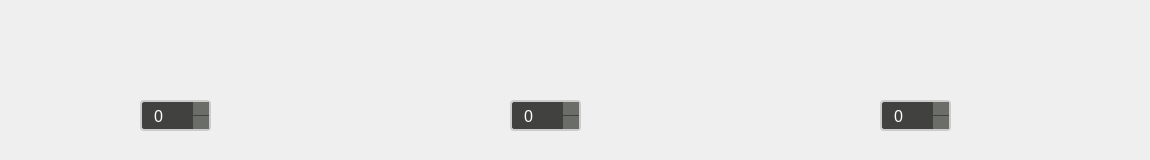
                 <widget class="QWidget" name="P2wglb1" native="true">
                  <property name="sizePolicy">
                   <sizepolicy hsizetype="Fixed" vsizetype="Fixed">
                    <horstretch>0</horstretch>
                    <verstretch>0</verstretch>
                   </sizepolicy>
                  </property>
                  <property name="minimumSize">
                   <size>
                    <width>1150</width>
                    <height>160</height>
                   </size>
                  </property>
                  <property name="styleSheet">
                   <string notr="true"/>
                  </property>
                  <widget class="QWidget" name="pwg1" native="true">
                   <property name="geometry">
                    <rect>
                     <x>10</x>
                     <y>20</y>
                     <width>120</width>
                     <height>120</height>
                    </rect>
                   </property>
                   <property name="styleSheet">
                    <string notr="true">border-radius:60px;
background-color: transparent;</string>
                   </property>
                  </widget>
                  <widget class="QWidget" name="pwg2" native="true">
                   <property name="geometry">
                    <rect>
                     <x>380</x>
                     <y>20</y>
                     <width>120</width>
                     <height>120</height>
                    </rect>
                   </property>
                   <property name="styleSheet">
                    <string notr="true">border-radius:60px;
background-color: transparent;</string>
                   </property>
                  </widget>
                  <widget class="QWidget" name="pwg3" native="true">
                   <property name="geometry">
                    <rect>
                     <x>750</x>
                     <y>20</y>
                     <width>120</width>
                     <height>120</height>
                    </rect>
                   </property>
                   <property name="styleSheet">
                    <string notr="true">border-radius:60px;
background-color: transparent;</string>
                   </property>
                  </widget>
                  <widget class="QLabel" name="lbname1">
                   <property name="geometry">
                    <rect>
                     <x>140</x>
                     <y>20</y>
                     <width>191</width>
                     <height>21</height>
                    </rect>
                   </property>
                   <property name="font">
                    <font>
                     <pointsize>12</pointsize>
                     <italic>false</italic>
                     <bold>true</bold>
                    </font>
                   </property>
                   <property name="styleSheet">
                    <string notr="true">color: rgb(255, 255, 255);</string>
                   </property>
                   <property name="text">
                    <string/>
                   </property>
                  </widget>
                  <widget class="QLabel" name="lbgia1">
                   <property name="geometry">
                    <rect>
                     <x>140</x>
                     <y>50</y>
                     <width>191</width>
                     <height>21</height>
                    </rect>
                   </property>
                   <property name="font">
                    <font>
                     <pointsize>12</pointsize>
                     <italic>false</italic>
                     <bold>true</bold>
                    </font>
                   </property>
                   <property name="styleSheet">
                    <string notr="true">color: rgb(255, 255, 255);</string>
                   </property>
                   <property name="text">
                    <string/>
                   </property>
                  </widget>
                  <widget class="QLabel" name="lbgia3">
                   <property name="geometry">
                    <rect>
                     <x>880</x>
                     <y>50</y>
                     <width>191</width>
                     <height>21</height>
                    </rect>
                   </property>
                   <property name="font">
                    <font>
                     <pointsize>12</pointsize>
                     <italic>false</italic>
                     <bold>true</bold>
                    </font>
                   </property>
                   <property name="styleSheet">
                    <string notr="true">color: rgb(255, 255, 255);</string>
                   </property>
                   <property name="text">
                    <string/>
                   </property>
                  </widget>
                  <widget class="QLabel" name="lbname3">
                   <property name="geometry">
                    <rect>
                     <x>880</x>
                     <y>20</y>
                     <width>191</width>
                     <height>21</height>
                    </rect>
                   </property>
                   <property name="font">
                    <font>
                     <pointsize>12</pointsize>
                     <italic>false</italic>
                     <bold>true</bold>
                    </font>
                   </property>
                   <property name="styleSheet">
                    <string notr="true">color: rgb(255, 255, 255);</string>
                   </property>
                   <property name="text">
                    <string/>
                   </property>
                  </widget>
                  <widget class="QLabel" name="lbgia2">
                   <property name="geometry">
                    <rect>
                     <x>510</x>
                     <y>50</y>
                     <width>191</width>
                     <height>21</height>
                    </rect>
                   </property>
                   <property name="font">
                    <font>
                     <pointsize>12</pointsize>
                     <italic>false</italic>
                     <bold>true</bold>
                    </font>
                   </property>
                   <property name="styleSheet">
                    <string notr="true">color: rgb(255, 255, 255);</string>
                   </property>
                   <property name="text">
                    <string/>
                   </property>
                  </widget>
                  <widget class="QLabel" name="lbname2">
                   <property name="geometry">
                    <rect>
                     <x>510</x>
                     <y>20</y>
                     <width>191</width>
                     <height>21</height>
                    </rect>
                   </property>
                   <property name="font">
                    <font>
                     <pointsize>12</pointsize>
                     <italic>false</italic>
                     <bold>true</bold>
                    </font>
                   </property>
                   <property name="styleSheet">
                    <string notr="true">color: rgb(255, 255, 255);</string>
                   </property>
                   <property name="text">
                    <string/>
                   </property>
                  </widget>
                  <widget class="QSpinBox" name="spinBox1">
                   <property name="geometry">
                    <rect>
                     <x>140</x>
                     <y>100</y>
                     <width>71</width>
                     <height>31</height>
                    </rect>
                   </property>
                   <property name="styleSheet">
                    <string notr="true">QSpinBox {
    background: rgb(65, 66, 63);
    color: white;
    border: 2px solid #ccc;
    border-radius: 4px;
    padding: 5px 10px;
    font-size: 16px;
}

QSpinBox::up-button, QSpinBox::down-button {
	background-color: rgb(107, 109, 104);
    border: none;
    width: 16px;
}

QSpinBox::up-button:hover, QSpinBox::down-button:hover {
    background: rgba(255, 255, 255, 0.2);
}

QSpinBox::up-arrow {
    image: url(:/icons/up-arrow.png);
}

QSpinBox::down-arrow {
    image: url(:/icons/down-arrow.png);
}
</string>
                   </property>
                  </widget>
                  <widget class="QSpinBox" name="spinBox2">
                   <property name="geometry">
                    <rect>
                     <x>510</x>
                     <y>100</y>
                     <width>71</width>
                     <height>31</height>
                    </rect>
                   </property>
                   <property name="styleSheet">
                    <string notr="true">QSpinBox {
    background: rgb(65, 66, 63);
    color: white;
    border: 2px solid #ccc;
    border-radius: 4px;
    padding: 5px 10px;
    font-size: 16px;
}

QSpinBox::up-button, QSpinBox::down-button {
	background-color: rgb(107, 109, 104);
    border: none;
    width: 16px;
}

QSpinBox::up-button:hover, QSpinBox::down-button:hover {
    background: rgba(255, 255, 255, 0.2);
}

QSpinBox::up-arrow {
    image: url(:/icons/up-arrow.png);
}

QSpinBox::down-arrow {
    image: url(:/icons/down-arrow.png);
}
</string>
                   </property>
                  </widget>
                  <widget class="QSpinBox" name="spinBox3">
                   <property name="geometry">
                    <rect>
                     <x>880</x>
                     <y>100</y>
                     <width>71</width>
                     <height>31</height>
                    </rect>
                   </property>
                   <property name="styleSheet">
                    <string notr="true">QSpinBox {
    background: rgb(65, 66, 63);
    color: white;
    border: 2px solid #ccc;
    border-radius: 4px;
    padding: 5px 10px;
    font-size: 16px;
}

QSpinBox::up-button, QSpinBox::down-button {
	background-color: rgb(107, 109, 104);
    border: none;
    width: 16px;
}

QSpinBox::up-button:hover, QSpinBox::down-button:hover {
    background: rgba(255, 255, 255, 0.2);
}

QSpinBox::up-arrow {
    image: url(:/icons/up-arrow.png);
}

QSpinBox::down-arrow {
    image: url(:/icons/down-arrow.png);
}
</string>
                   </property>
                  </widget>
                 </widget>
